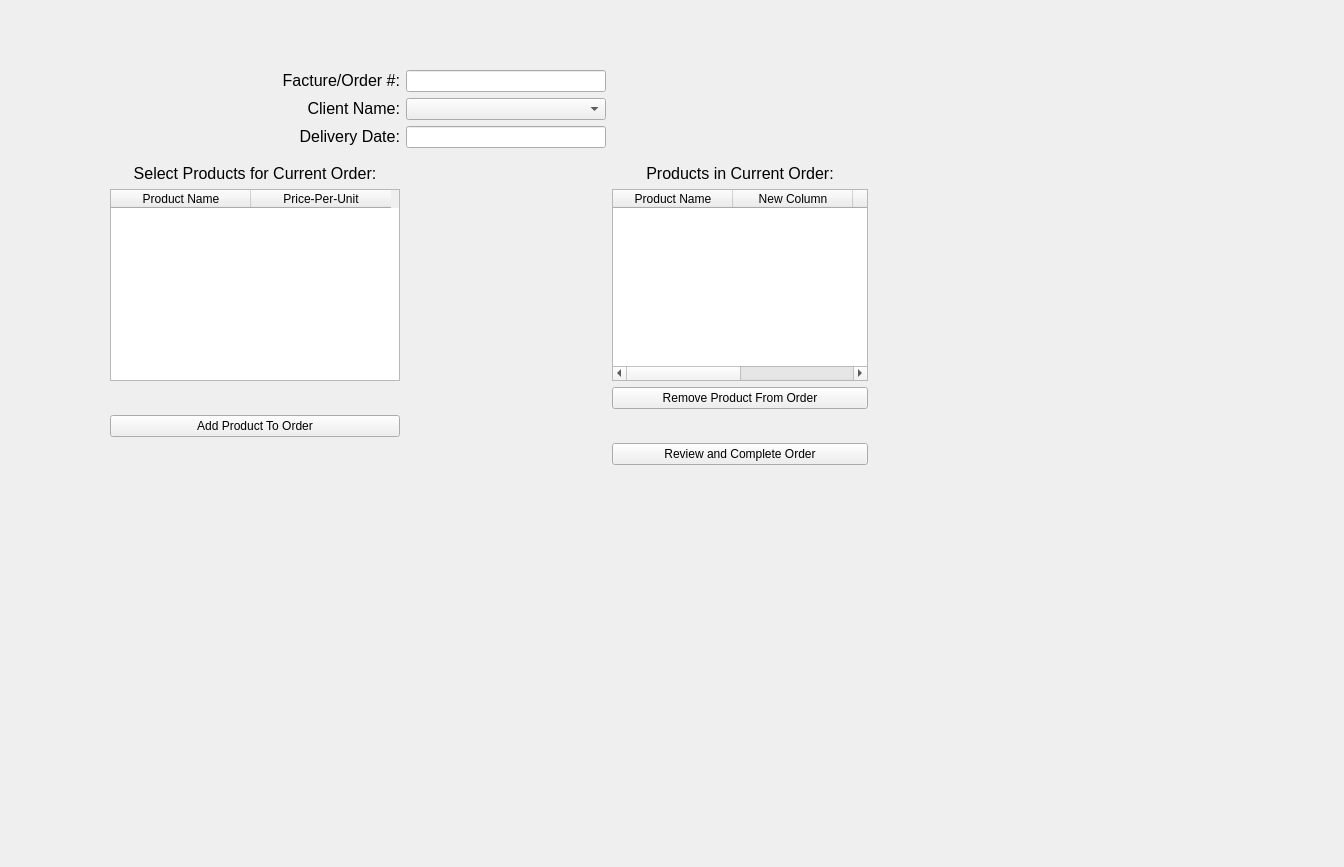
<?xml version="1.0" encoding="UTF-8"?>
<ui version="4.0">
 <class>Form</class>
 <widget class="QWidget" name="Form">
  <property name="geometry">
   <rect>
    <x>0</x>
    <y>0</y>
    <width>1344</width>
    <height>867</height>
   </rect>
  </property>
  <property name="windowTitle">
   <string>Form</string>
  </property>
  <widget class="QWidget" name="gridLayoutWidget">
   <property name="geometry">
    <rect>
     <x>110</x>
     <y>70</y>
     <width>1023</width>
     <height>721</height>
    </rect>
   </property>
   <layout class="QGridLayout" name="ui_layout_newOrder" rowstretch="0,0,0,0,0,0,0,0,0,0,0,0,0,0,0,0,0,0">
    <property name="sizeConstraint">
     <enum>QLayout::SetFixedSize</enum>
    </property>
    <property name="spacing">
     <number>6</number>
    </property>
    <item row="11" column="0">
     <widget class="QLabel" name="ux_label_selectProd">
      <property name="sizePolicy">
       <sizepolicy hsizetype="Preferred" vsizetype="Preferred">
        <horstretch>0</horstretch>
        <verstretch>0</verstretch>
       </sizepolicy>
      </property>
      <property name="font">
       <font>
        <pointsize>12</pointsize>
       </font>
      </property>
      <property name="text">
       <string>Select Products for Current Order:</string>
      </property>
      <property name="alignment">
       <set>Qt::AlignCenter</set>
      </property>
     </widget>
    </item>
    <item row="14" column="4">
     <spacer name="verticalSpacer_2">
      <property name="orientation">
       <enum>Qt::Vertical</enum>
      </property>
      <property name="sizeType">
       <enum>QSizePolicy::Fixed</enum>
      </property>
      <property name="sizeHint" stdset="0">
       <size>
        <width>20</width>
        <height>10</height>
       </size>
      </property>
     </spacer>
    </item>
    <item row="14" column="0">
     <widget class="QPushButton" name="ux_pButton_addProdToOrd">
      <property name="sizePolicy">
       <sizepolicy hsizetype="Preferred" vsizetype="Fixed">
        <horstretch>0</horstretch>
        <verstretch>0</verstretch>
       </sizepolicy>
      </property>
      <property name="minimumSize">
       <size>
        <width>280</width>
        <height>0</height>
       </size>
      </property>
      <property name="text">
       <string>Add Product To Order</string>
      </property>
     </widget>
    </item>
    <item row="11" column="3" colspan="2">
     <widget class="QLabel" name="ux_label_prodInCurOrder">
      <property name="font">
       <font>
        <pointsize>12</pointsize>
       </font>
      </property>
      <property name="text">
       <string>Products in Current Order:</string>
      </property>
      <property name="alignment">
       <set>Qt::AlignCenter</set>
      </property>
     </widget>
    </item>
    <item row="1" column="2">
     <widget class="QComboBox" name="ux_comboBox_clientName">
      <property name="sizePolicy">
       <sizepolicy hsizetype="Fixed" vsizetype="Fixed">
        <horstretch>0</horstretch>
        <verstretch>0</verstretch>
       </sizepolicy>
      </property>
      <property name="minimumSize">
       <size>
        <width>200</width>
        <height>0</height>
       </size>
      </property>
     </widget>
    </item>
    <item row="0" column="0">
     <widget class="QLabel" name="ux_label_orderNumber">
      <property name="sizePolicy">
       <sizepolicy hsizetype="Preferred" vsizetype="Fixed">
        <horstretch>0</horstretch>
        <verstretch>0</verstretch>
       </sizepolicy>
      </property>
      <property name="font">
       <font>
        <pointsize>12</pointsize>
       </font>
      </property>
      <property name="text">
       <string>Facture/Order #:</string>
      </property>
      <property name="alignment">
       <set>Qt::AlignRight|Qt::AlignTrailing|Qt::AlignVCenter</set>
      </property>
     </widget>
    </item>
    <item row="12" column="0">
     <widget class="QTableWidget" name="ux_tableWidget_curProducts">
      <property name="sizePolicy">
       <sizepolicy hsizetype="Fixed" vsizetype="MinimumExpanding">
        <horstretch>0</horstretch>
        <verstretch>0</verstretch>
       </sizepolicy>
      </property>
      <property name="minimumSize">
       <size>
        <width>290</width>
        <height>0</height>
       </size>
      </property>
      <property name="showGrid">
       <bool>true</bool>
      </property>
      <property name="rowCount">
       <number>0</number>
      </property>
      <property name="columnCount">
       <number>2</number>
      </property>
      <attribute name="horizontalHeaderCascadingSectionResizes">
       <bool>false</bool>
      </attribute>
      <attribute name="horizontalHeaderDefaultSectionSize">
       <number>140</number>
      </attribute>
      <attribute name="verticalHeaderVisible">
       <bool>false</bool>
      </attribute>
      <column>
       <property name="text">
        <string>Product Name</string>
       </property>
      </column>
      <column>
       <property name="text">
        <string>Price-Per-Unit</string>
       </property>
      </column>
     </widget>
    </item>
    <item row="15" column="3" colspan="2">
     <widget class="QPushButton" name="ux_pButton_revAndComp">
      <property name="text">
       <string>Review and Complete Order</string>
      </property>
     </widget>
    </item>
    <item row="1" column="0">
     <widget class="QLabel" name="ux_label_clientName">
      <property name="sizePolicy">
       <sizepolicy hsizetype="Preferred" vsizetype="Fixed">
        <horstretch>0</horstretch>
        <verstretch>0</verstretch>
       </sizepolicy>
      </property>
      <property name="font">
       <font>
        <pointsize>12</pointsize>
       </font>
      </property>
      <property name="text">
       <string>Client Name:</string>
      </property>
      <property name="alignment">
       <set>Qt::AlignRight|Qt::AlignTrailing|Qt::AlignVCenter</set>
      </property>
     </widget>
    </item>
    <item row="4" column="0">
     <widget class="QLabel" name="ux_label_deliveryDate">
      <property name="sizePolicy">
       <sizepolicy hsizetype="Preferred" vsizetype="Fixed">
        <horstretch>0</horstretch>
        <verstretch>0</verstretch>
       </sizepolicy>
      </property>
      <property name="font">
       <font>
        <pointsize>12</pointsize>
       </font>
      </property>
      <property name="text">
       <string>Delivery Date:</string>
      </property>
      <property name="alignment">
       <set>Qt::AlignRight|Qt::AlignTrailing|Qt::AlignVCenter</set>
      </property>
     </widget>
    </item>
    <item row="0" column="2">
     <widget class="QLineEdit" name="ux_lineEdit_orderNumber">
      <property name="sizePolicy">
       <sizepolicy hsizetype="Fixed" vsizetype="Fixed">
        <horstretch>0</horstretch>
        <verstretch>0</verstretch>
       </sizepolicy>
      </property>
      <property name="minimumSize">
       <size>
        <width>200</width>
        <height>0</height>
       </size>
      </property>
     </widget>
    </item>
    <item row="13" column="3" colspan="2">
     <widget class="QPushButton" name="ux_pButton_compOrder">
      <property name="text">
       <string>Remove Product From Order</string>
      </property>
     </widget>
    </item>
    <item row="12" column="3" colspan="2">
     <widget class="QTableWidget" name="ux_tableWidget_orderProducts">
      <property name="sizePolicy">
       <sizepolicy hsizetype="MinimumExpanding" vsizetype="MinimumExpanding">
        <horstretch>0</horstretch>
        <verstretch>0</verstretch>
       </sizepolicy>
      </property>
      <property name="showGrid">
       <bool>true</bool>
      </property>
      <property name="rowCount">
       <number>0</number>
      </property>
      <property name="columnCount">
       <number>4</number>
      </property>
      <attribute name="horizontalHeaderDefaultSectionSize">
       <number>120</number>
      </attribute>
      <column>
       <property name="text">
        <string>Product Name</string>
       </property>
      </column>
      <column>
       <property name="text">
        <string>New Column</string>
       </property>
      </column>
      <column>
       <property name="text">
        <string>Unit Amount</string>
       </property>
      </column>
      <column>
       <property name="text">
        <string>Total Cost</string>
       </property>
      </column>
     </widget>
    </item>
    <item row="5" column="2">
     <spacer name="verticalSpacer">
      <property name="orientation">
       <enum>Qt::Vertical</enum>
      </property>
      <property name="sizeType">
       <enum>QSizePolicy::Fixed</enum>
      </property>
      <property name="sizeHint" stdset="0">
       <size>
        <width>20</width>
        <height>10</height>
       </size>
      </property>
     </spacer>
    </item>
    <item row="4" column="2" colspan="2">
     <widget class="QLineEdit" name="ux_lineEdit_deliveryDate">
      <property name="sizePolicy">
       <sizepolicy hsizetype="Fixed" vsizetype="Fixed">
        <horstretch>0</horstretch>
        <verstretch>0</verstretch>
       </sizepolicy>
      </property>
      <property name="minimumSize">
       <size>
        <width>200</width>
        <height>0</height>
       </size>
      </property>
     </widget>
    </item>
   </layout>
  </widget>
 </widget>
 <resources/>
 <connections/>
</ui>
